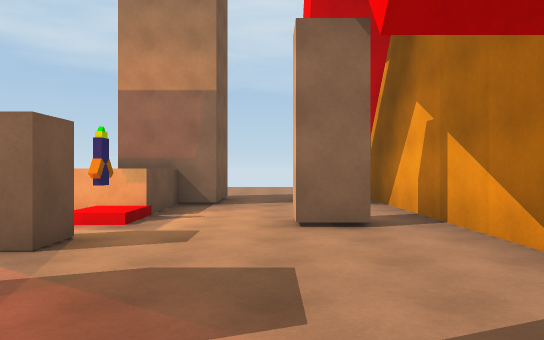
[1] (above)

13 first-person views from a walk through a 3-D level made in the Unity game engine. The camera is 1.5 m above the floor, looks level and sees 70° across. The floor is counted in squares, 2 m on a side. Each view is taken from the middle of a square. On the plan, view 1 faces up. The plan holds only what a view shows up to about 12 squares ahead; the rest is blank. The place goes on beyond the plan. Surface patterns are stand-ins for the level's own textures.

[2]
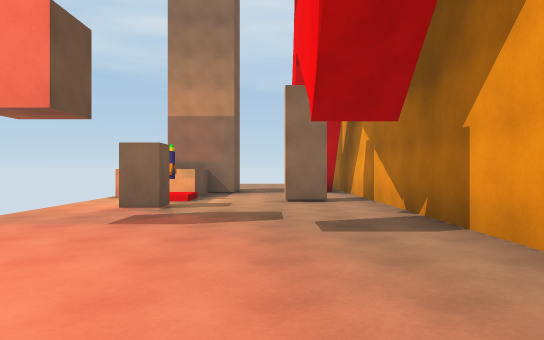

[3]
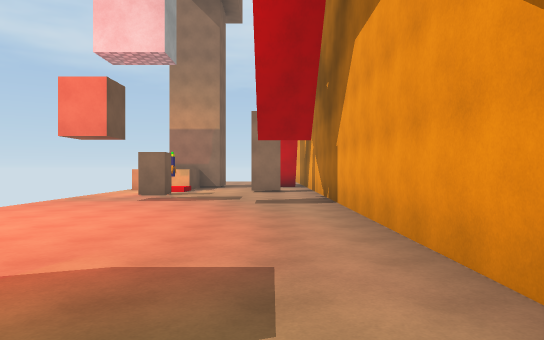

[4]
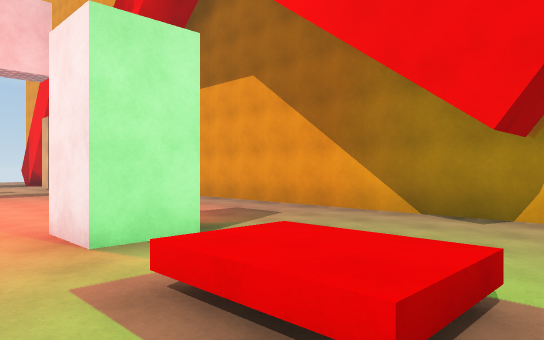

[5]
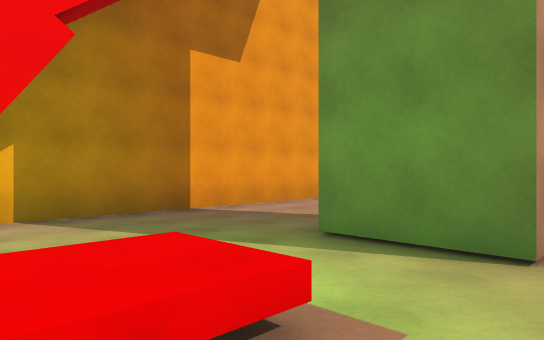

[6]
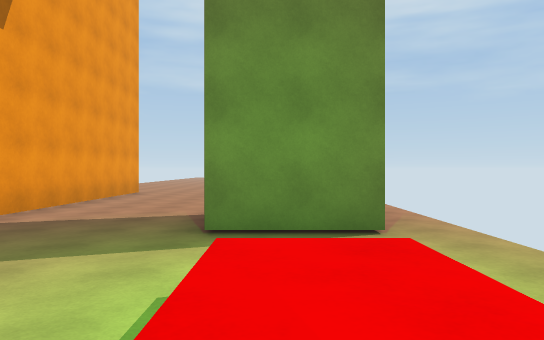

[7]
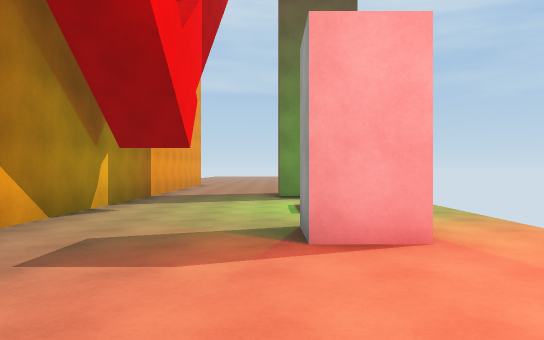

[8]
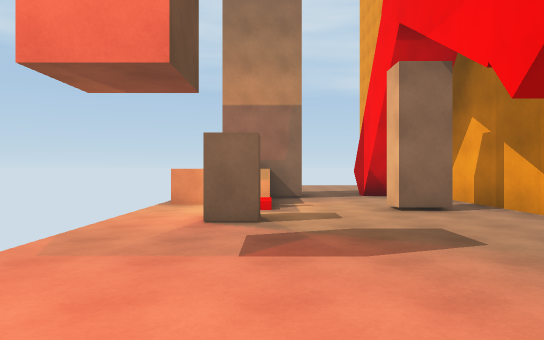

[9]
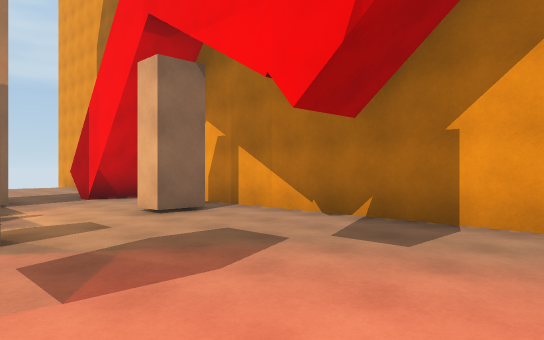

[10]
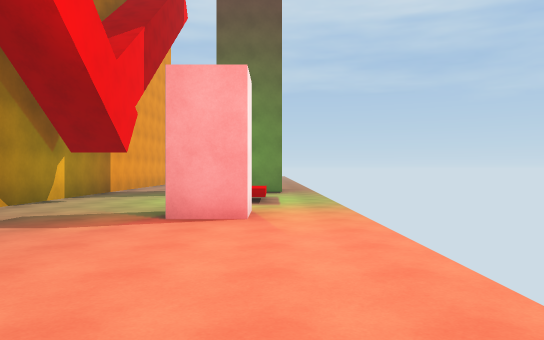

[11]
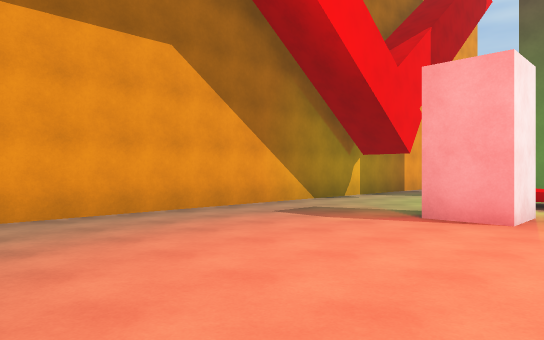

[12]
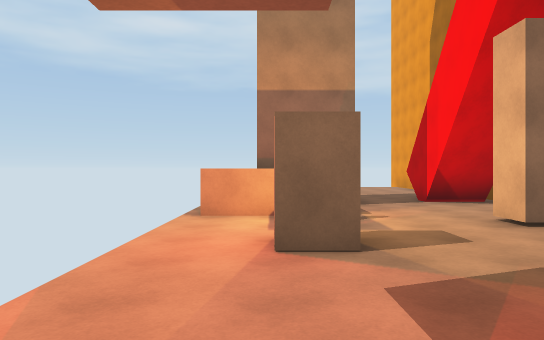

[13]
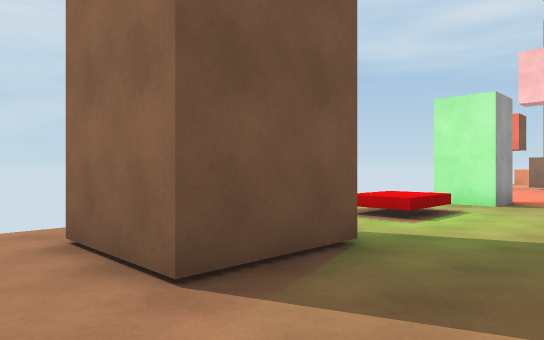

### Floor plan
Points are (right, up) in squares from view 1. A wall is a line through its corners. A room is listed if a view was taken in it or the views show most of it. See-through windows are left out.
Room 1 (views 1, 2, 3, 4, 5, 6, 7, 8, 9, 10, 11, 12, 13)
walls: (-1.4, -5.9) (-1.4, -7.2) (-2.6, -7.2) (-2.6, -5.9) (-1.4, -5.9); (-3.4, -12.6) (-1.2, -12.6) (-1.2, -14.7) (-3.4, -14.7); (1.4, 5.1) (0.3, 5.1) (0.3, 5.9); (-3.4, 6.4) (-4.2, 6.4); (-1.2, 8.4) (-3.4, 8.4); (-2, 8.4) (-2, 6.4) (-2.5, 6.4); (1.9, 8.4) (0.6, 8.4); (1.9, 8.6) (0.6, 8.6); (2.5, -16.5) (2.5, 9.9); (2.1, 8.7) (0.6, 8.7)
low walls: (-1.7, -8.8) (-1.7, -10.4) (-2.9, -10.4) (-2.9, -8.8) (-2.2, -8.8); (2.1, 9) (0.6, 9)
ways out: opening at (-4, -13.5); opening at (-2.5, -15.5); opening at (-0.5, 9.5)
objects: brown block (-3, 4); rocket (-3, 6)

Where each view was taken, in squares from view 1:
view 1: 0 up, 0 right, facing up
view 2: 4 down, 0 right, facing up
view 3: 8 down, 1 right, facing up
view 4: 11 down, 4 left, facing up-right
view 5: 9 down, 4 left, facing down-right
view 6: 8 down, 2 left, facing down
view 7: 2 down, 1 left, facing down
view 8: 2 down, 2 left, facing up
view 9: 1 down, 3 left, facing up-right
view 10: 0 up, 3 left, facing down
view 11: 0 up, 4 left, facing down-right
view 12: 0 up, 3 left, facing up
view 13: 16 down, 1 right, facing up-left
